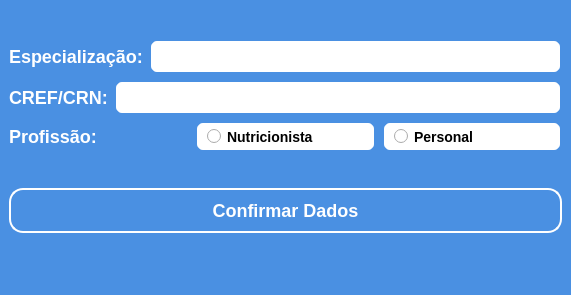
<?xml version="1.0" encoding="UTF-8"?>
<ui version="4.0">
 <class>janela_criar_uprofissional</class>
 <widget class="QMainWindow" name="janela_criar_uprofissional">
  <property name="geometry">
   <rect>
    <x>0</x>
    <y>0</y>
    <width>571</width>
    <height>295</height>
   </rect>
  </property>
  <property name="windowTitle">
   <string>MainWindow</string>
  </property>
  <property name="styleSheet">
   <string notr="true">*{
	background-color: #4A90E2;
}

QLabel{
	font-family: &quot;Segoe UI&quot;;
	font-weight: bold;
	font-size: 18px;
    color: #fff;
}

QLineEdit{
    background: #ffffff;
    border: 2px solid #4A90E2;
    border-radius: 8px;
    padding: 5px 10px;

    font-family: &quot;Segoe UI&quot;;
    font-weight: bold;
    font-size: 16px;
    color: #333333;
}

QLineEdit:focus{
    border-color: #53A3FF;
    background: #E6F7FF; 
}

QLineEdit:disabled {
    background: #f0f0f0;
    border: 2px solid #cccccc;
    color: #999999;
}

QRadioButton {
    background: #ffffff;
    border: 2px solid #4A90E2;
    border-radius: 8px;
    padding: 5px 10px;

    font-family: &quot;Segoe UI&quot;;
    font-weight: bold;
    font-size: 14px;
    color: #000000;
}

QRadioButton:checked {
    background: #4A90E2; 	/* Fundo azul quando selecionado */
    border-color: #53A3FF; 	/* Borda com azul mais claro */
    color: #FFFFFF;					 /* Texto branco */
}

QRadioButton:hover {
    border-color: #53A3FF;	 /* Borda azul claro ao passar o mouse */
    background: #E6F7FF;		 /* Fundo azul claro */
    color: #1D08FF;					 /* Texto branco */
}

QPushButton{
    background: #4A90E2;
    border: 2px solid #fff;
    border-radius: 14px;
    padding: 10px 20px;

	font-family: &quot;Segoe UI&quot;;
	font-weight: bold;
	font-size: 18px;
    color: #fff;
}

QPushButton:hover{
    background: #53A3FF;
    border: 2px solid #fff;
    border-radius: 12px;
    padding: 10px 20px;
}

QDateEdit {
    background: #ffffff;
    border: 2px solid #4A90E2;
    border-radius: 8px;
    padding: 5px 10px;

    font-family: &quot;Segoe UI&quot;;
    font-weight: bold;
    font-size: 16px;
    color: #333333;
}

QDateEdit:focus {
    border-color: #53A3FF;
    background: #E6F7FF;
}

QDateEdit::drop-down {
    border: none;
    width: 20px;
    background: #4A90E2;
    border-top-right-radius: 8px;
    border-bottom-right-radius: 8px;
}

QDateEdit::drop-down:hover {
    background: #53A3FF;
}

QDateEdit:disabled {
    background: #f0f0f0;
    border: 2px solid #cccccc;
    color: #999999;
}

QDateEdit::down-arrow {
    width: 10px;
    height: 10px;
}</string>
  </property>
  <widget class="QWidget" name="centralwidget">
   <layout class="QVBoxLayout" name="verticalLayout_2">
    <item>
     <layout class="QVBoxLayout" name="verticalLayout">
      <item>
       <layout class="QHBoxLayout" name="horizontalLayout">
        <item>
         <widget class="QLabel" name="_txt_especializacao">
          <property name="text">
           <string>Especialização:</string>
          </property>
         </widget>
        </item>
        <item>
         <widget class="QLineEdit" name="_line_especializacao"/>
        </item>
       </layout>
      </item>
      <item>
       <layout class="QHBoxLayout" name="horizontalLayout_2">
        <item>
         <widget class="QLabel" name="_txt_cr">
          <property name="text">
           <string>CREF/CRN:</string>
          </property>
         </widget>
        </item>
        <item>
         <widget class="QLineEdit" name="_line_cr"/>
        </item>
       </layout>
      </item>
      <item>
       <layout class="QHBoxLayout" name="horizontalLayout_3">
        <item>
         <widget class="QLabel" name="_txt_profissao">
          <property name="text">
           <string>Profissão:</string>
          </property>
         </widget>
        </item>
        <item>
         <widget class="QRadioButton" name="_rad_nutricionista">
          <property name="cursor">
           <cursorShape>PointingHandCursor</cursorShape>
          </property>
          <property name="text">
           <string>Nutricionista</string>
          </property>
         </widget>
        </item>
        <item>
         <widget class="QRadioButton" name="_rad_personal">
          <property name="cursor">
           <cursorShape>PointingHandCursor</cursorShape>
          </property>
          <property name="text">
           <string>Personal</string>
          </property>
         </widget>
        </item>
       </layout>
      </item>
     </layout>
    </item>
    <item>
     <widget class="QPushButton" name="_btn_confirmar">
      <property name="cursor">
       <cursorShape>PointingHandCursor</cursorShape>
      </property>
      <property name="text">
       <string>Confirmar Dados</string>
      </property>
     </widget>
    </item>
   </layout>
  </widget>
  <widget class="QMenuBar" name="menubar">
   <property name="geometry">
    <rect>
     <x>0</x>
     <y>0</y>
     <width>571</width>
     <height>21</height>
    </rect>
   </property>
  </widget>
  <widget class="QStatusBar" name="statusbar"/>
 </widget>
 <resources/>
 <connections/>
</ui>
